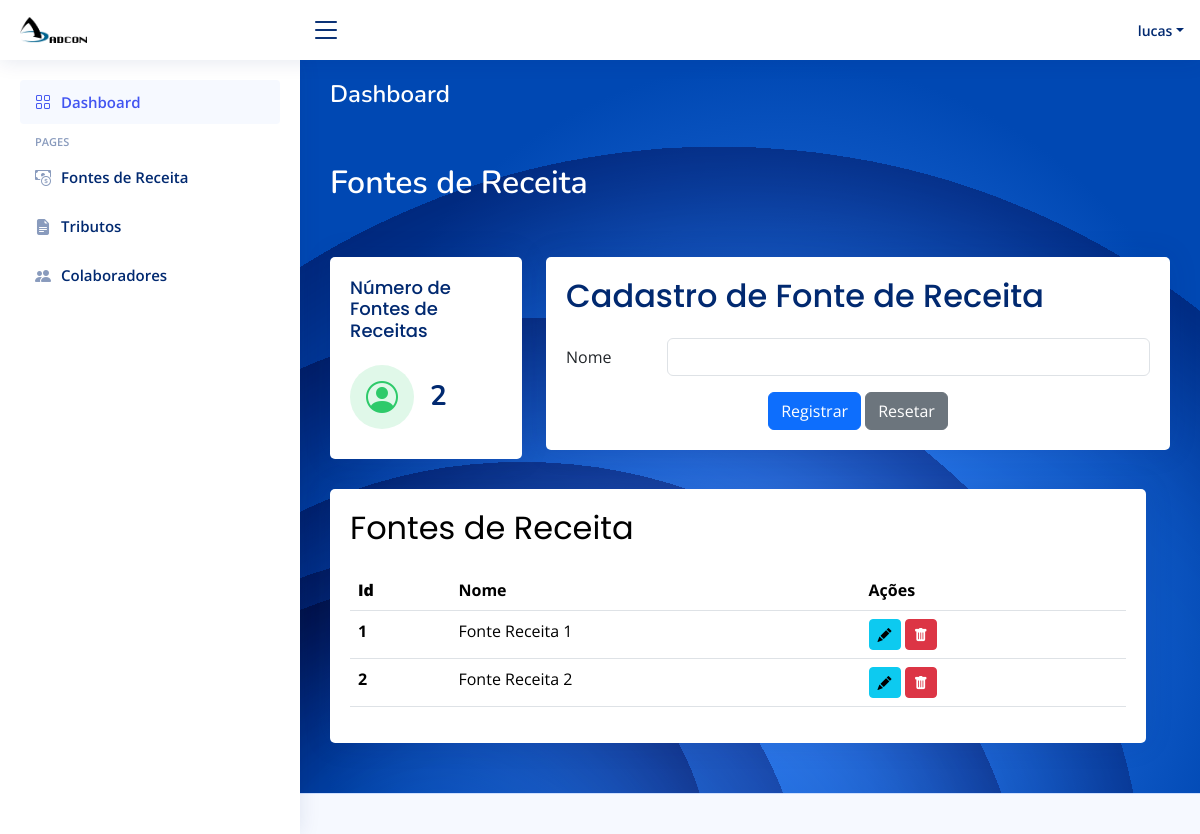
Page /fontes_receitas (signed in) on the earlier database version.
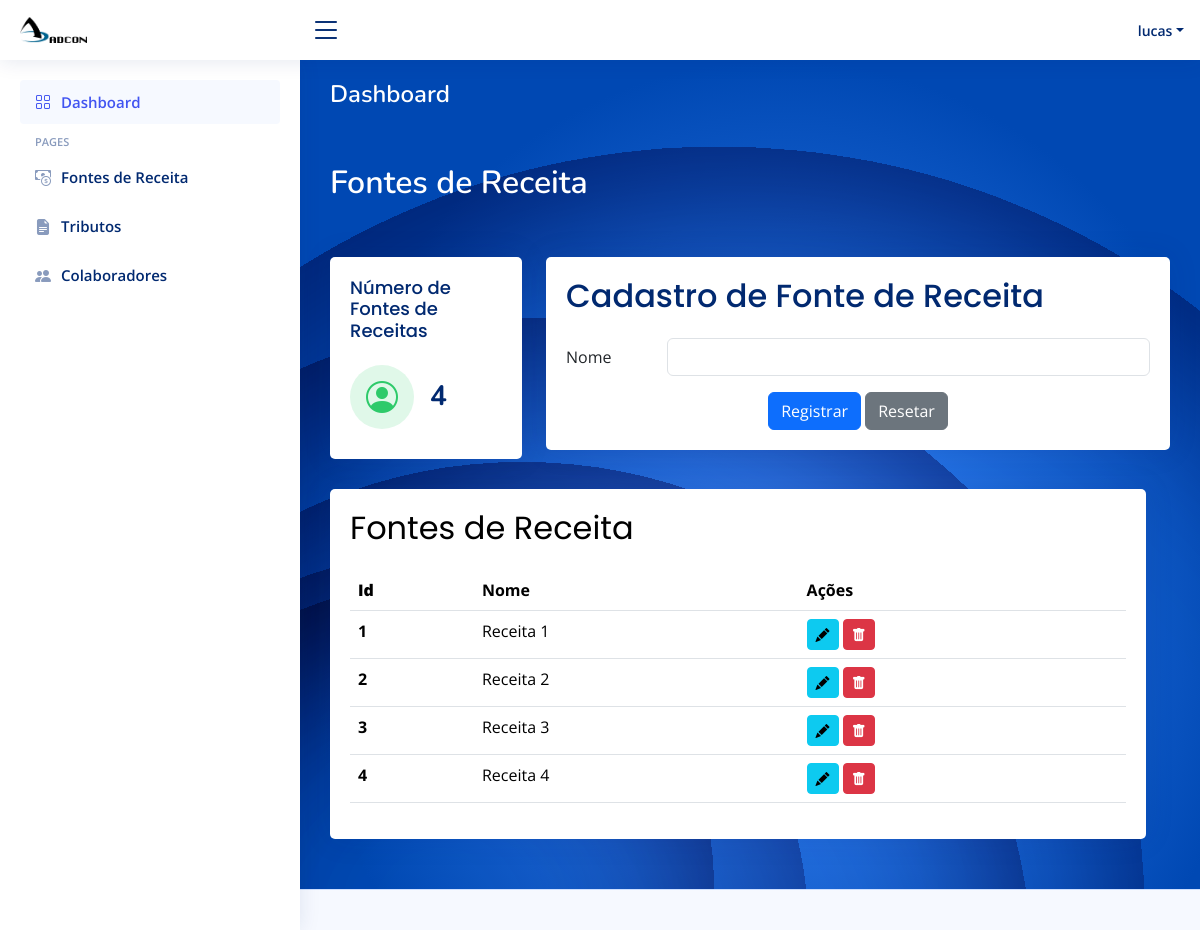
Same page on the later database version.
### app/models.py (models this page shows)
class FonteReceita(models.Model):
    id_fonte_receita = models.AutoField(primary_key=True)
    nome = models.CharField(max_length=100, null=True, blank=True)

### app/views.py (the view)
# urls.py: path("fontes_receitas", views.fontes_receitas, name="fontes_receitas"),
@login_required(login_url='/')
def fontes_receitas(request):
    fonte_receitas = FonteReceita.objects.all()
    if request.method == 'POST':
        fonte_receita_nome = request.POST.get('fonte_receita')
        FonteReceita.objects.create(nome=fonte_receita_nome)
        return redirect('fontes_receitas')
    return render(request, 'frontend/fonte_receitas.html', {'fonte_receitas': fonte_receitas})

### app/templates/frontend/fonte_receitas.html (shortened to what the changed rows need)
<!DOCTYPE html>
<html lang="en">
{% load static %}
<head>
  <link href="{% static "vendor/bootstrap/css/bootstrap.min.css" %}" rel="stylesheet">
  <link href="{% static "vendor/bootstrap-icons/bootstrap-icons.css" %}" rel="stylesheet">
  <link href="{% static "vendor/boxicons/css/boxicons.min.css" %}" rel="stylesheet">
  <link href="{% static "vendor/quill/quill.snow.css" %}" rel="stylesheet">
  <link href="{% static "vendor/quill/quill.bubble.css" %}" rel="stylesheet">
  <link href="{% static "vendor/remixicon/remixicon.css" %}" rel="stylesheet">
  <link href="{% static "vendor/simple-datatables/style.css" %}" rel="stylesheet">
  <link href="{% static "css/style.css" %}" rel="stylesheet">
</head>
<body>
  <main id="main" class="main" style="background-image: url('{% static "img/graphic-side.svg" %}');">
    <div class="pagetitle">
      <h1 style="color: white;">Dashboard</h1>
    </div>
    <section class="section dashboard">
      <div class="row">
        <div class="col-lg-12">
          <div class="row">
            <div class="col-lg-3">
              <div class="card info-card revenue-card">
                <div class="card-body">
                  <div class="d-flex align-items-center">
                    <div class="ps-3">
                      <h6>{{ fonte_receitas.count }}</h6>
                    </div>
                  </div>
                </div>
              </div>
            </div>
          </div>
        </div>
        <div class="row">
          <div class="col-lg-12">
            <div class="card">
              <div class="card-body">
                <table class="table datatable">
                  <thead>
                    <tr>
                      <th>
                        <b>Id</b>
                      </th>
                      <th scope="col">Nome</th>
                      <th scope="col">Ações</th>
                    </tr>
                  </thead>
                  <tbody>
                    {% for fonte_receita in fonte_receitas %}
                    <tr>
                        <th scope="row">{{ fonte_receita.id_fonte_receita }}</th>
                        <td>{{ fonte_receita.nome }}</td>
                       <td>
                            <a href="{% url 'update_fontes_receitas' fonte_receita_id=fonte_receita.id_fonte_receita %}" class="btn btn-info btn-sm">
                                <i class="bi bi-pencil-fill"></i>
                            </a>
                            <a href="{% url 'delete_fontes_receitas' fonte_receita_id=fonte_receita.id_fonte_receita %}" class="btn btn-danger btn-sm">
                                <i class="bi bi-trash-fill"></i>
                            </a>
                        </td>
                    </tr>
                    {% endfor %}
                </tbody>
                </table>
              </div>
            </div>
          </div>
      </div>
    </div>
    </section>
  </main>
</body>
</html>

Differences in the rows shown:
changed FonteReceita id 1: nome "Fonte Receita 1" → "Receita 1"
changed FonteReceita id 2: nome "Fonte Receita 2" → "Receita 2"
added FonteReceita: id_fonte_receita "3", nome "Receita 3"
added FonteReceita: id_fonte_receita "4", nome "Receita 4"
Other differences:
{{ fonte_receitas.count }}: "2" → "4"
